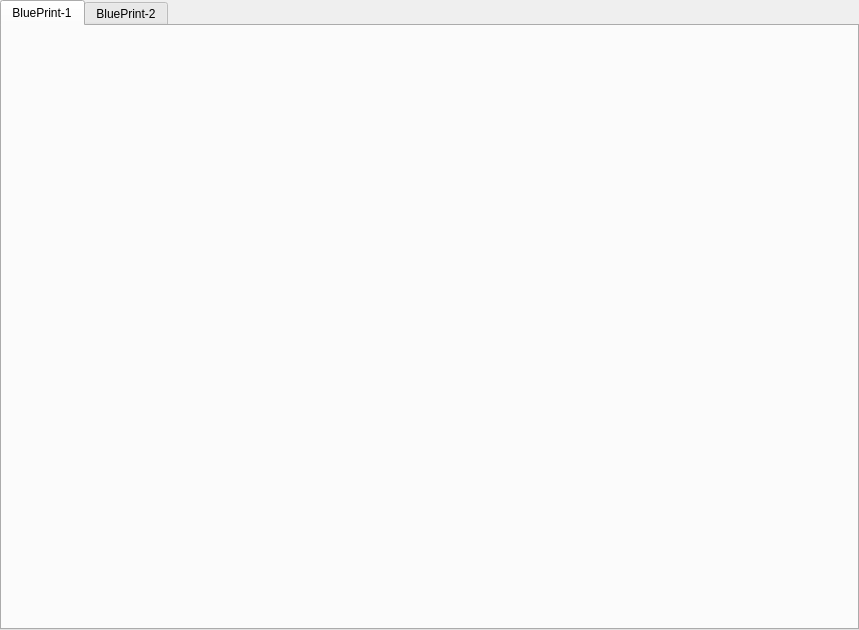
<?xml version="1.0" encoding="UTF-8"?>
<ui version="4.0">
 <class>BP_DESIGN_RENDERING_INDEPENDENT</class>
 <widget class="QWidget" name="BP_DESIGN_RENDERING_INDEPENDENT">
  <property name="geometry">
   <rect>
    <x>0</x>
    <y>0</y>
    <width>859</width>
    <height>630</height>
   </rect>
  </property>
  <property name="windowTitle">
   <string>Independent Page</string>
  </property>
  <layout class="QGridLayout" name="gridLayout">
   <property name="margin">
    <number>0</number>
   </property>
   <property name="spacing">
    <number>0</number>
   </property>
   <item row="0" column="0">
    <widget class="QTabWidget" name="tabWidget">
     <property name="currentIndex">
      <number>0</number>
     </property>
     <widget class="QWidget" name="tab">
      <attribute name="title">
       <string>BluePrint-1</string>
      </attribute>
     </widget>
     <widget class="QWidget" name="tab_2">
      <attribute name="title">
       <string>BluePrint-2</string>
      </attribute>
     </widget>
    </widget>
   </item>
  </layout>
 </widget>
 <resources/>
 <connections/>
</ui>
